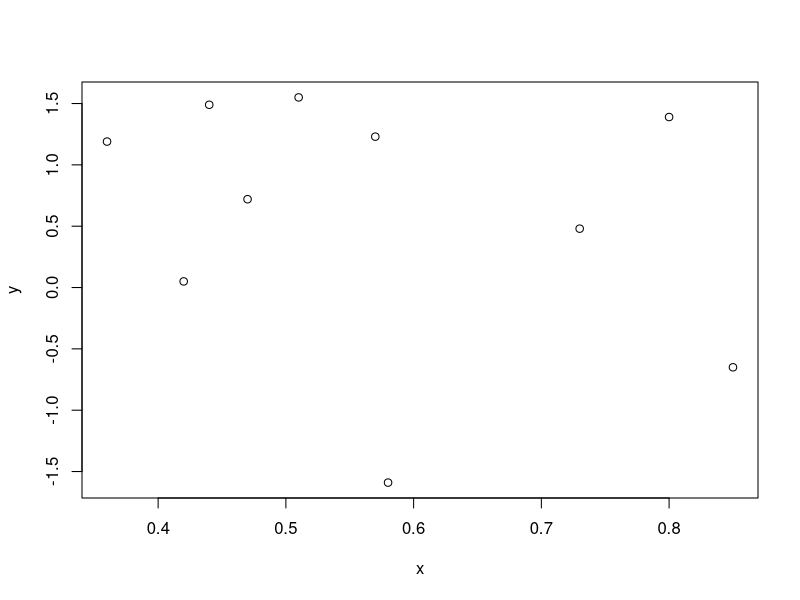

Recreate this plot in R.
# Coursera Data Science Specialization - Regression - Aug 2015
# Quiz 1
# Question 1
x <- c(0.18, -1.54, 0.42, 0.95)
w <- c(2, 1, 3, 1)
z<-rep
z
wmean<-weighted.mean(x,w)
wmean
# the weighted mean minimizes the least squares equation.

# Question 2
x <- c(0.8, 0.47, 0.51, 0.73, 0.36, 0.58, 0.57, 0.85, 0.44, 0.42)
y <- c(1.39, 0.72, 1.55, 0.48, 1.19, -1.59, 1.23, -0.65, 1.49, 0.05)
plot(x,y)

# Fit the regression through the origin and get the slope treating y as the outcome and x as the regressor. (Hint, do not center the data since we want regression through the origin, not through the means of the data.)

xc <- x - mean(x)
yc <- y - mean(y)

beta1 <- sum(y*x)/sum(x^2)

# Question 3
# Do data(mtcars) from the datasets package and fit the regression model with mpg as the outcome and weight as the predictor. Give the slope coefficient.

data(mtcars)
head(mtcars)
fit <- lm(mtcars$mpg~mtcars$wt, mtcars)
coef(fit)

# Question 6
x <- c(8.58, 10.46, 9.01, 9.64, 8.86)
Z <- (x-mean(x))/sd(x)
Z

# Question 7
x <- c(0.8, 0.47, 0.51, 0.73, 0.36, 0.58, 0.57, 0.85, 0.44, 0.42)
y <- c(1.39, 0.72, 1.55, 0.48, 1.19, -1.59, 1.23, -0.65, 1.49, 0.05)
fit<-lm(y~x)
coef(fit)

# Question 9
x <- c(0.8, 0.47, 0.51, 0.73, 0.36, 0.58, 0.57, 0.85, 0.44, 0.42)
mean(x)
